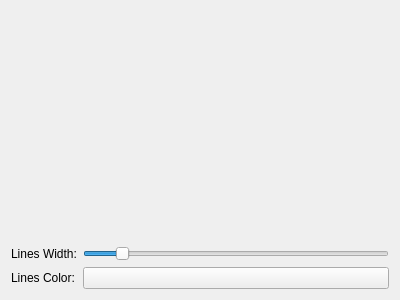
<?xml version="1.0" encoding="UTF-8"?>
<ui version="4.0">
 <class>vcl::qt::BoundingBoxEditorSettingsFrame</class>
 <widget class="QFrame" name="vcl::qt::BoundingBoxEditorSettingsFrame">
  <property name="geometry">
   <rect>
    <x>0</x>
    <y>0</y>
    <width>400</width>
    <height>300</height>
   </rect>
  </property>
  <property name="windowTitle">
   <string>Frame</string>
  </property>
  <layout class="QGridLayout" name="gridLayout">
   <item row="1" column="0">
    <widget class="QLabel" name="linesWidthLabel">
     <property name="text">
      <string>Lines Width:</string>
     </property>
    </widget>
   </item>
   <item row="0" column="0" colspan="2">
    <widget class="vcl::qt::EditModeSettingsFrame" name="editModeFrame">
     <property name="frameShape">
      <enum>QFrame::Shape::NoFrame</enum>
     </property>
     <property name="frameShadow">
      <enum>QFrame::Shadow::Plain</enum>
     </property>
    </widget>
   </item>
   <item row="1" column="1">
    <widget class="QSlider" name="linesWidthSlider">
     <property name="minimum">
      <number>1</number>
     </property>
     <property name="maximum">
      <number>10</number>
     </property>
     <property name="value">
      <number>2</number>
     </property>
     <property name="orientation">
      <enum>Qt::Orientation::Horizontal</enum>
     </property>
    </widget>
   </item>
   <item row="2" column="0">
    <widget class="QLabel" name="label">
     <property name="text">
      <string>Lines Color:</string>
     </property>
    </widget>
   </item>
   <item row="2" column="1">
    <widget class="vcl::qt::ColorPushButton" name="colorPushButton">
     <property name="text">
      <string/>
     </property>
    </widget>
   </item>
  </layout>
 </widget>
 <customwidgets>
  <customwidget>
   <class>vcl::qt::EditModeSettingsFrame</class>
   <extends>QFrame</extends>
   <header>vclib/qt/gui/toolbar_frames/settings/edit_mode_settings_frame.h</header>
   <container>1</container>
  </customwidget>
  <customwidget>
   <class>vcl::qt::ColorPushButton</class>
   <extends>QPushButton</extends>
   <header>vclib/qt/gui/color_push_button.h</header>
  </customwidget>
 </customwidgets>
 <resources/>
 <connections/>
</ui>
